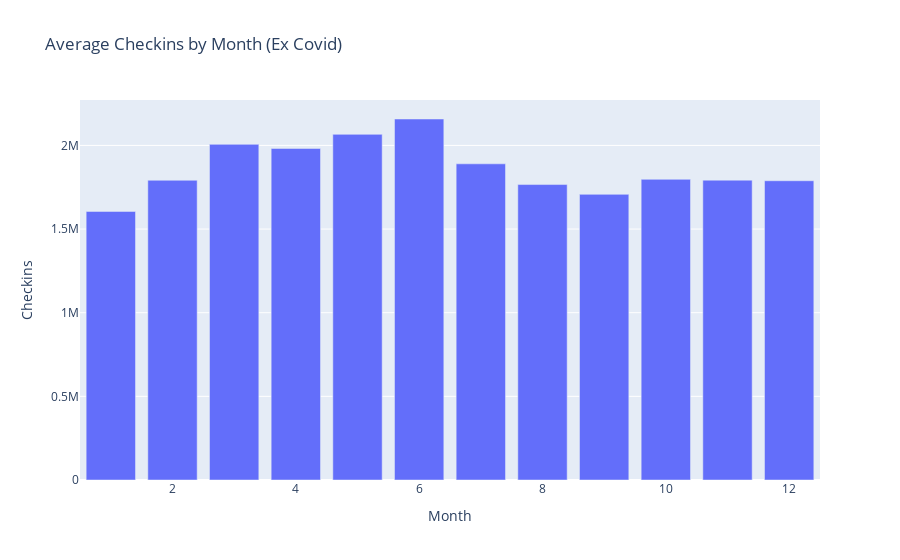

The code cell stored with this chart in its notebook:
### Code cell
pt.bar(checkins_by_month, checkins_by_month.index, y = "Checkins", title = "Average Checkins by Month (Ex Covid)")

### Figure 1 — Plotly figure (JSON) as saved in the notebook; plotly's stock layout.template omitted (floating-point values rounded to 4 significant figures)
{"data": [{"alignmentgroup": "True", "hovertemplate": "Month=%{x}<br>Checkins=%{y}<extra></extra>", "legendgroup": "", "marker": {"color": "#636efa", "pattern": {"shape": ""}}, "name": "", "offsetgroup": "", "orientation": "v", "showlegend": false, "textposition": "auto", "type": "bar", "x": [1, 2, 3, 4, 5, 6, 7, 8, 9, 10, 11, 12], "xaxis": "x", "y": [1605000.0, 1792000.0, 2006000.0, 1982000.0, 2066000.0, 2158000.0, 1890000.0, 1766000.0, 1708000.0, 1797000.0, 1792000.0, 1789000.0], "yaxis": "y"}], "layout": {"barmode": "relative", "legend": {"tracegroupgap": 0}, "title": {"text": "Average Checkins by Month (Ex Covid)"}, "xaxis": {"anchor": "y", "domain": [0, 1], "title": {"text": "Month"}}, "yaxis": {"anchor": "x", "domain": [0, 1], "title": {"text": "Checkins"}}}}
